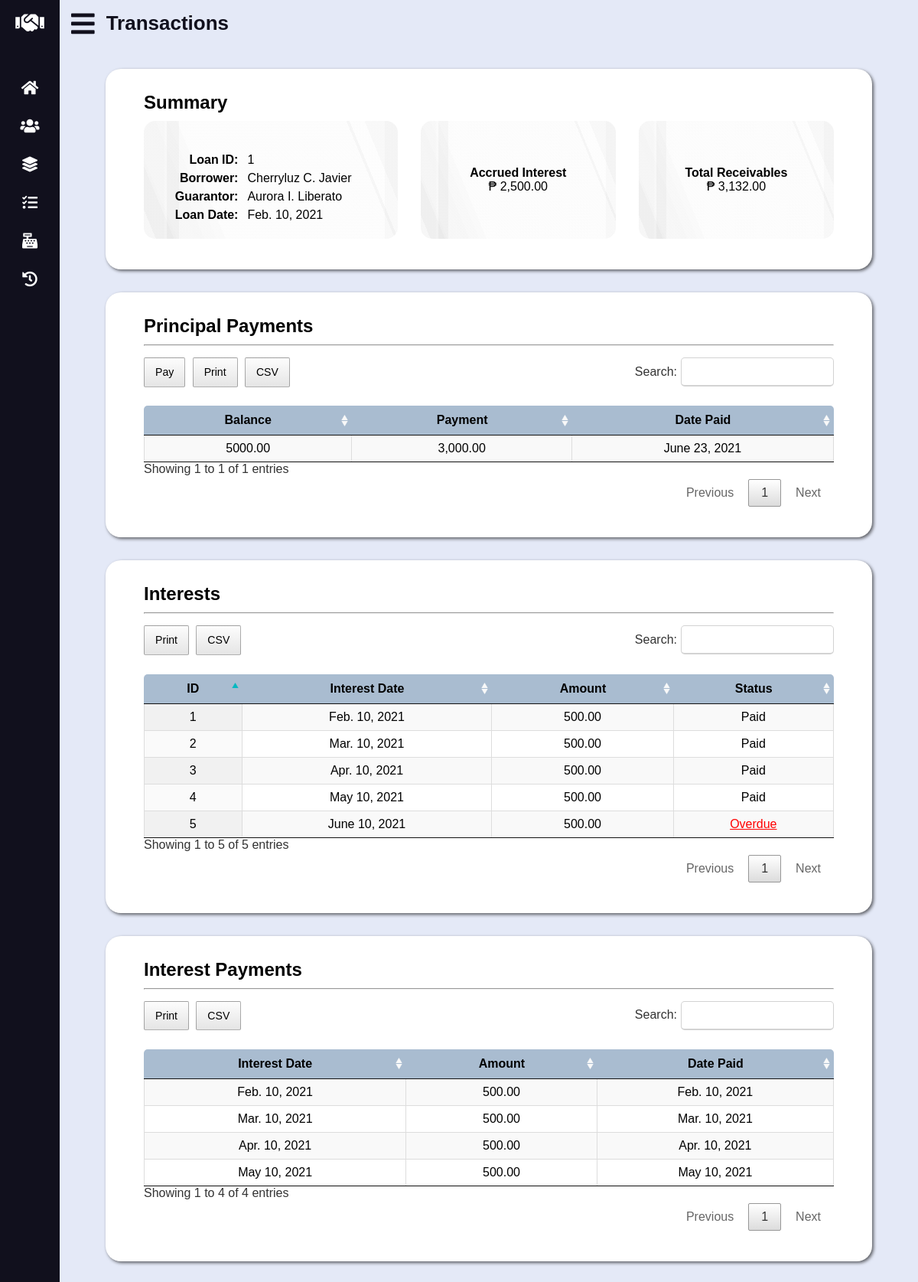
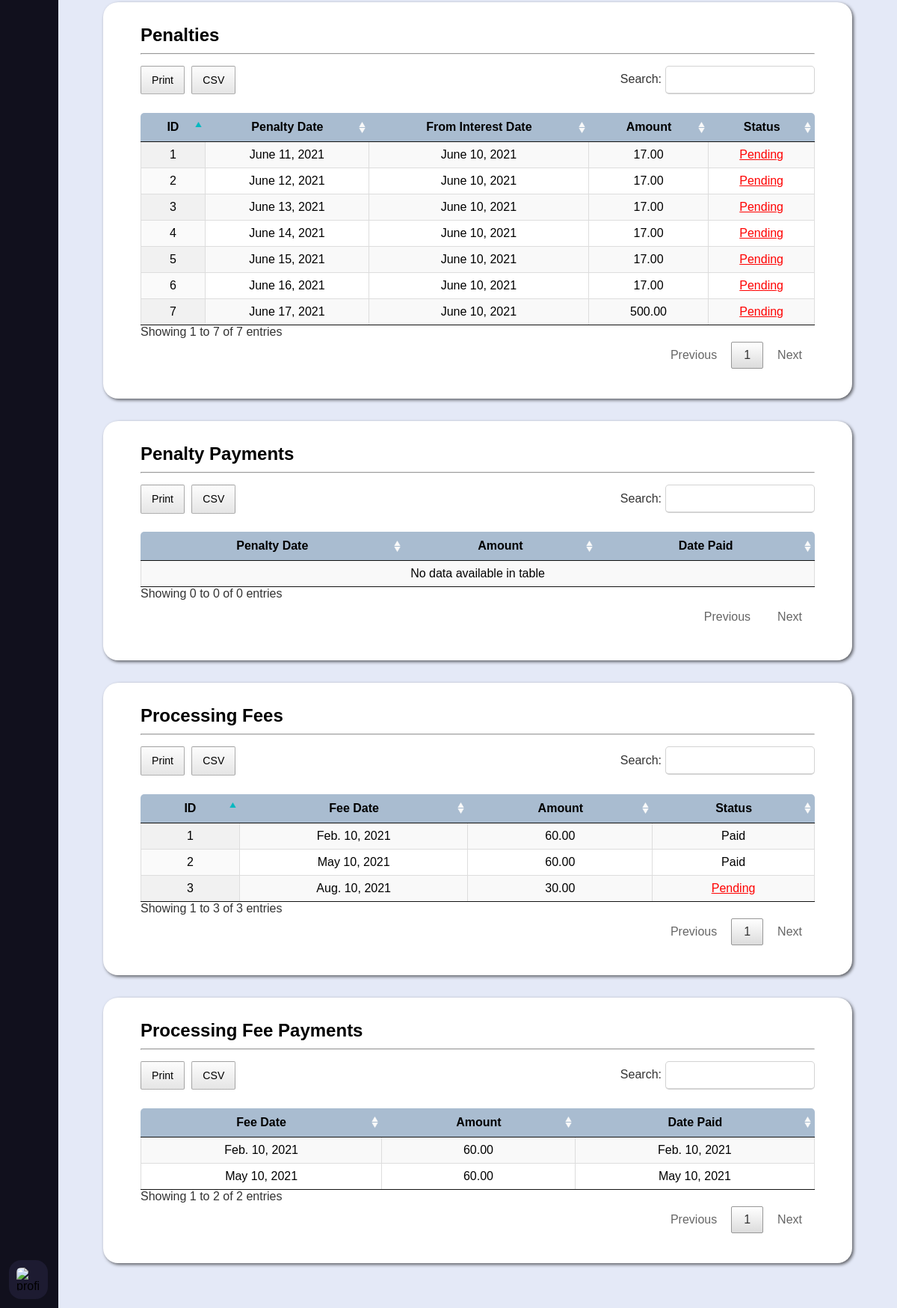
The page /loan-details.php?id=1 on the database its author committed (2 pictures, top to bottom).
### tables this page shows
CREATE TABLE `loan` (
	`loan_id` INT UNSIGNED AUTO_INCREMENT PRIMARY KEY,
	`borrower_id` INT UNSIGNED NOT NULL,
	`guarantor_id` INT UNSIGNED NOT NULL,
	`loan_date_time` DATETIME NOT NULL,
	`principal` DECIMAL(10, 2) NOT NULL,
	`status` ENUM('Active', 'Closed') DEFAULT 'Active' NOT NULL,

	CONSTRAINT fk_loan_borrower_id FOREIGN KEY (`borrower_id`)
		REFERENCES `data_subject` (`data_subject_id`)
		ON UPDATE CASCADE
		ON DELETE RESTRICT,
	CONSTRAINT fk_loan_guarantor_id FOREIGN KEY (`guarantor_id`)
		REFERENCES `guarantor` (`guarantor_id`)
		ON UPDATE CASCADE
		ON DELETE RESTRICT
);

CREATE TABLE `principal_payment` (
	`principal_payment_id` INT UNSIGNED AUTO_INCREMENT PRIMARY KEY,
	`amount` DECIMAL(10, 2) NOT NULL,
	`date_time_paid` DATETIME NOT NULL DEFAULT (NOW()),
	`loan_id` INT UNSIGNED NOT NULL,

	CONSTRAINT fk_principal_payment_loan_id FOREIGN KEY (`loan_id`)
		REFERENCES `loan` (`loan_id`)
		ON UPDATE CASCADE
		ON DELETE RESTRICT
);

CREATE TABLE `interest` (
	`interest_id` INT UNSIGNED AUTO_INCREMENT PRIMARY KEY,
	`interest_date` DATE NOT NULL,
	`amount` DECIMAL(9, 2) NOT NULL,
	`status` ENUM('Paid', 'Pending', 'Overdue', 'Late') DEFAULT 'Pending' NOT NULL,
	`loan_id` INT UNSIGNED NOT NULL,

	CONSTRAINT fk_interest_loan_id FOREIGN KEY (`loan_id`)
		REFERENCES `loan` (`loan_id`)
		ON UPDATE CASCADE
		ON DELETE RESTRICT
);

CREATE TABLE `interest_payment` (
	`interest_payment_id` INT UNSIGNED AUTO_INCREMENT PRIMARY KEY,
	`amount` DECIMAL(9, 2) NOT NULL,
	`date_time_paid` DATETIME NOT NULL DEFAULT (NOW()),
	`interest_id` INT UNSIGNED NOT NULL,

	CONSTRAINT fk_interest_payment_interest_id FOREIGN KEY (`interest_id`)
		REFERENCES `interest` (`interest_id`)
		ON UPDATE CASCADE
		ON DELETE RESTRICT
);

CREATE TABLE `penalty` (
	`penalty_id` INT UNSIGNED AUTO_INCREMENT PRIMARY KEY,
	`penalty_date` DATE NOT NULL,
	`amount` DECIMAL(9, 2) NOT NULL,
	`status` ENUM('Paid', 'Pending') DEFAULT 'Pending' NOT NULL,
	`interest_id` INT UNSIGNED NOT NULL,
	`loan_id` INT UNSIGNED NOT NULL,

	CONSTRAINT fk_penalty_interest_id FOREIGN KEY (`interest_id`)
		REFERENCES `interest` (`interest_id`)
		ON UPDATE CASCADE
		ON DELETE RESTRICT,
	CONSTRAINT fk_penalty_loan_id FOREIGN KEY (`loan_id`)
		REFERENCES `loan` (`loan_id`)
		ON UPDATE CASCADE
		ON DELETE RESTRICT
);

CREATE TABLE `processing_fee` (
	`processing_fee_id` INT UNSIGNED AUTO_INCREMENT PRIMARY KEY,
	`processing_fee_date` DATE NOT NULL,
	`amount` DECIMAL(8, 2) NOT NULL,
	`status` ENUM('Paid', 'Pending') DEFAULT 'Pending' NOT NULL,
	`loan_id` INT UNSIGNED NOT NULL,

	CONSTRAINT fk_processing_fee_loan_id FOREIGN KEY (`loan_id`)
		REFERENCES `loan` (`loan_id`)
		ON UPDATE CASCADE
		ON DELETE RESTRICT
);

CREATE TABLE `processing_fee_payment` (
	`processing_fee_payment_id` INT UNSIGNED AUTO_INCREMENT PRIMARY KEY,
	`amount` DECIMAL(9, 2) NOT NULL,
	`date_time_paid` DATETIME NOT NULL DEFAULT (NOW()),
	`processing_fee_id` INT UNSIGNED NOT NULL,

	CONSTRAINT fk_processing_fee_payment_processing_fee_id FOREIGN KEY (`processing_fee_id`)
		REFERENCES `processing_fee` (`processing_fee_id`)
		ON UPDATE CASCADE
		ON DELETE RESTRICT
);

### loan-details.php (the view, shortened to what the rows shown need)
<?php
	if (isset($_GET["id"]))
		$id = $_GET["id"];
	else {
		echo "<script>alert('Sorry, something went wrong!');</script>";
		echo "<script>window.location.replace('transactions.php');</script>";
	}
	require_once "lib/database-handler.php";
	require_once "lib/conversion-util.php";
	require_once "models/Transaction.php";
	$converter = new Converter();
	$transaction = new Transaction();
	$loan = $transaction->getLoan($id);
	$principal_payments = $transaction->getPrincipalPayments($id);
	$interests = $transaction->getInterests($id);
	$interest_payments = $transaction->getInterestPayments($id);
	$penalties = $transaction->getPenalties($id);
	$processing_fees = $transaction->getProcessingFees($id);
	$processing_fee_payments = $transaction->getProcessingFeePayments($id);
?>
<!DOCTYPE html>
<html lang="en">
<head>
	<link rel="stylesheet" type="text/css" href="css/all.min.css" />
	<link rel="stylesheet" type="text/css" href="css/datatables.min.css" />
	<link rel="stylesheet" type="text/css" href="css/tingle.min.css" />
	<link rel="stylesheet" type="text/css" href="css/style.css" />
	<link rel="stylesheet" type="text/css" href="css/vertical-nav-bar.css" />
	<link rel="stylesheet" type="text/css" href="css/tables.css" />
	<link rel="stylesheet" type="text/css" href="css/forms.css" />
	<link rel="stylesheet" type="text/css" href="css/loan-details.css" />
	<link rel="stylesheet" type="text/css" href="css/media-queries.css" />
</head>
<body>
	<main>
		<header>
			<h2 class="text">Transactions</h2>
		</header>
		<section id="summary">
			<div class="grid-wrapper">
				<table>
					<tr>
						<th>Loan ID:</th>
					</tr>
					<tr>
						<th>Borrower:</th>
					</tr>
					<tr>
						<th>Guarantor:</th>
					</tr>
					<tr>
						<th>Loan Date:</th>
						<td><?php echo $converter->shortToLongDate($loan->loan_date_time); ?></td>
					</tr>
				</table>
			</div>
		</section>
		<section id="principal-payments">
			<table id="principal-payments-tbl" class="display cell-border" width="100%">
				<thead>
					<tr>
						<th>Balance</th>
						<th>Payment</th>
						<th>Date Paid</th>
					</tr>
				</thead>
				<tbody>
					<?php foreach ($principal_payments as $pp): ?>
					<tr>
						<td>
							<?php
								echo $transaction->getPrincipalBalanceByDateTime($pp->loan_id, $pp->date_time_paid);
							?>
						</td>
						<td><?php echo number_format($pp->amount, 2, ".", ","); ?></td>
						<td><?php echo $converter->shortToLongDate($pp->date_time_paid); ?></td>
					</tr>
					<?php endforeach; ?>
				</tbody>
			</table>
		</section>
		<section id="interests">
			<table id="interests-tbl" class="display cell-border" width="100%">
				<thead>
					<tr>
						<th>ID</th>
						<th>Interest Date</th>
						<th>Amount</th>
						<th>Status</th>
					</tr>
				</thead>
				<tbody>
					<?php foreach ($interests as $i): ?>
					<tr>
						<td><?php echo $i->interest_id; ?></td>
						<td><?php echo $converter->shortToLongDate($i->interest_date); ?></td>
						<td><?php echo number_format($i->amount, 2, ".", ","); ?></td>
						<?php if ($i->status == "Paid" || $i->status == "Late"): ?>
						<td><?php echo $i->status; ?></td>
						<?php else: ?>
						<td>
							<a
								href="#"
								data-loan-id="<?php echo $id; ?>"
								data-interest-id="<?php echo $i->interest_id; ?>"
								data-interest-balance="<?php echo $transaction->getInterestBalance($i->interest_id); ?>"
								>
								<?php echo $i->status; ?>
							</a>
						</td>
						<?php endif; ?>
					</tr>
					<?php endforeach; ?>
				</tbody>
			</table>
		</section>
		<section id="interest-payments">
			<table id="interest-payments-tbl" class="display cell-border" width="100%">
				<thead>
					<tr>
						<th>Interest Date</th>
						<th>Amount</th>
						<th>Date Paid</th>
					</tr>
				</thead>
				<tbody>
					<?php foreach ($interest_payments as $ip): ?>
					<tr>
						<td><?php echo $converter->shortToLongDate($ip->interest_date); ?></td>
						<td><?php echo number_format($ip->amount, 2, ".", ","); ?></td>
						<td><?php echo $converter->shortToLongDate($ip->date_time_paid); ?></td>
					</tr>
					<?php endforeach; ?>
				</tbody>
			</table>
		</section>
		<section id="penalties">
			<table id="penalties-tbl" class="display cell-border" width="100%">
				<thead>
					<tr>
						<th>ID</th>
						<th>Penalty Date</th>
						<th>From Interest Date</th>
						<th>Amount</th>
						<th>Status</th>
					</tr>
				</thead>
				<tbody>
					<?php foreach ($penalties as $p): ?>
					<tr>
						<td><?php echo $p->penalty_id; ?></td>
						<td><?php echo $converter->shortToLongDate($p->penalty_date); ?></td>
						<td><?php echo $converter->shortToLongDate($p->interest_date); ?></td>
						<td><?php echo number_format($p->amount, 2, ".", ","); ?></td>
						<?php if ($p->status == "Paid"): ?>
						<td><?php echo $p->status; ?></td>
						<?php else: ?>
						<td>
							<a
								href="#"
								data-loan-id="<?php echo $id; ?>"
								data-penalty-id="<?php echo $p->penalty_id; ?>"
								data-penalty-balance="<?php echo $transaction->getPenaltyBalance($p->penalty_id); ?>"
								>
								<?php echo $p->status; ?>
							</a>
						</td>
						<?php endif; ?>
					</tr>
					<?php endforeach; ?>
				</tbody>
			</table>
		</section>
		<section id="penalty-payments">
			<table id="penalty-payments-tbl" class="display cell-border" width="100%">
				<thead>
					<tr>
						<th>Penalty Date</th>
						<th>Amount</th>
						<th>Date Paid</th>
					</tr>
				</thead>
			</table>
		</section>
		<section id="processing-fees">
			<table id="processing-fees-tbl" class="display cell-border" width="100%">
				<thead>
					<tr>
						<th>ID</th>
						<th>Fee Date</th>
						<th>Amount</th>
						<th>Status</th>
					</tr>
				</thead>
				<tbody>
					<?php foreach ($processing_fees as $pf): ?>
					<tr>
						<td><?php echo $pf->processing_fee_id; ?></td>
						<td><?php echo $converter->shortToLongDate($pf->processing_fee_date); ?></td>
						<td><?php echo number_format($pf->amount, 2, ".", ","); ?></td>
						<?php if ($pf->status == "Paid"): ?>
						<td><?php echo $pf->status; ?></td>
						<?php else: ?>
						<td>
							<a
								href="#"
								data-loan-id="<?php echo $id; ?>"
								data-processing-fee-id="<?php echo $pf->processing_fee_id; ?>"
								data-processing-fee-balance=
									"<?php echo $transaction->getProcessingFeeBalance($pf->processing_fee_id); ?>"
								>
								<?php echo $pf->status; ?>
							</a>
						</td>
						<?php endif; ?>
					</tr>
					<?php endforeach; ?>
				</tbody>
			</table>
		</section>
		<section id="processing-fee-payments">
			<table id="processing-fee-payments-tbl" class="display cell-border" width="100%">
				<thead>
					<tr>
						<th>Fee Date</th>
						<th>Amount</th>
						<th>Date Paid</th>
					</tr>
				</thead>
				<tbody>
					<?php foreach ($processing_fee_payments as $pfp): ?>
					<tr>
						<td><?php echo $converter->shortToLongDate($pfp->processing_fee_date); ?></td>
						<td><?php echo number_format($pfp->amount, 2, ".", ","); ?></td>
						<td><?php echo $converter->shortToLongDate($pfp->date_time_paid); ?></td>
					</tr>
					<?php endforeach; ?>
				</tbody>
			</table>
		</section>
	</main>
</body>
</html>

### rows shown on the page
loan: loan_date_time "Feb. 10, 2021"
principal_payment: date_time_paid "5000.00", amount "3,000.00", date_time_paid "June 23, 2021"
interest: interest_id "1", interest_date "Feb. 10, 2021", amount "500.00", status "Paid"
interest: interest_id "2", interest_date "Mar. 10, 2021", amount "500.00", status "Paid"
interest: interest_id "3", interest_date "Apr. 10, 2021", amount "500.00", status "Paid"
interest: interest_id "4", interest_date "May 10, 2021", amount "500.00", status "Paid"
interest: interest_id "5", interest_date "June 10, 2021", amount "500.00", status "Overdue"
interest_payment: interest.interest_date "Feb. 10, 2021", amount "500.00", date_time_paid "Feb. 10, 2021"
interest_payment: interest.interest_date "Mar. 10, 2021", amount "500.00", date_time_paid "Mar. 10, 2021"
interest_payment: interest.interest_date "Apr. 10, 2021", amount "500.00", date_time_paid "Apr. 10, 2021"
interest_payment: interest.interest_date "May 10, 2021", amount "500.00", date_time_paid "May 10, 2021"
penalty: penalty_id "1", penalty_date "June 11, 2021", interest.interest_date "June 10, 2021", amount "17.00", status "Pending"
penalty: penalty_id "2", penalty_date "June 12, 2021", interest.interest_date "June 10, 2021", amount "17.00", status "Pending"
penalty: penalty_id "3", penalty_date "June 13, 2021", interest.interest_date "June 10, 2021", amount "17.00", status "Pending"
penalty: penalty_id "4", penalty_date "June 14, 2021", interest.interest_date "June 10, 2021", amount "17.00", status "Pending"
penalty: penalty_id "5", penalty_date "June 15, 2021", interest.interest_date "June 10, 2021", amount "17.00", status "Pending"
penalty: penalty_id "6", penalty_date "June 16, 2021", interest.interest_date "June 10, 2021", amount "17.00", status "Pending"
penalty: penalty_id "7", penalty_date "June 17, 2021", interest.interest_date "June 10, 2021", amount "500.00", status "Pending"
processing_fee: processing_fee_id "1", processing_fee_date "Feb. 10, 2021", amount "60.00", status "Paid"
processing_fee: processing_fee_id "2", processing_fee_date "May 10, 2021", amount "60.00", status "Paid"
processing_fee: processing_fee_id "3", processing_fee_date "Aug. 10, 2021", amount "30.00", status "Pending"
processing_fee_payment: processing_fee.processing_fee_date "Feb. 10, 2021", amount "60.00", date_time_paid "Feb. 10, 2021"
processing_fee_payment: processing_fee.processing_fee_date "May 10, 2021", amount "60.00", date_time_paid "May 10, 2021"

### other values the page prints
$id "1"
$data_subject->getName($loan->borrower_id) "Cherryluz C. Javier"
$data_subject->getName($loan->guarantor_id) "Aurora I. Liberato"
$accrued_interest "2,500.00"
$total_receivables "3,132.00"
